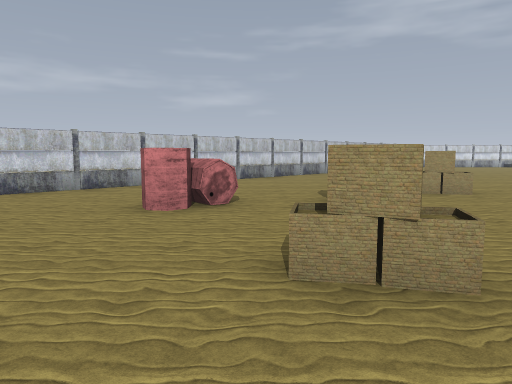
View 1 (above)

24 first-person views from a walk through a 3-D level made in the Godot game engine. The camera is 1.5 m above the floor, tilts 6° down and sees 70° across. The floor is counted in squares, 2 m on a side. Each view is taken from the middle of a square. On the plan, view 1 faces up. The plan holds only what a view shows up to about 11 squares ahead; the rest is blank. The place goes on beyond the plan. Flat picture figures and markers are left out. Some surface patterns are stand-ins.

View 2
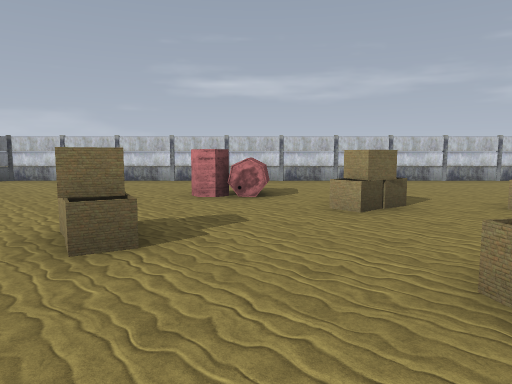

View 3
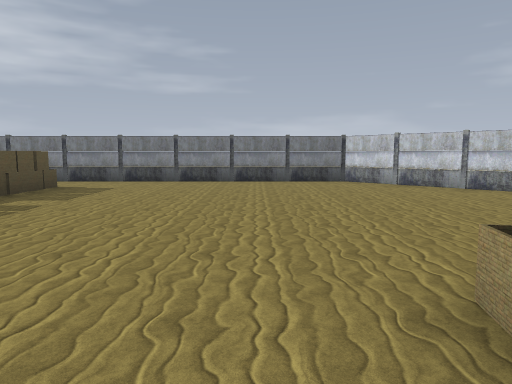

View 4
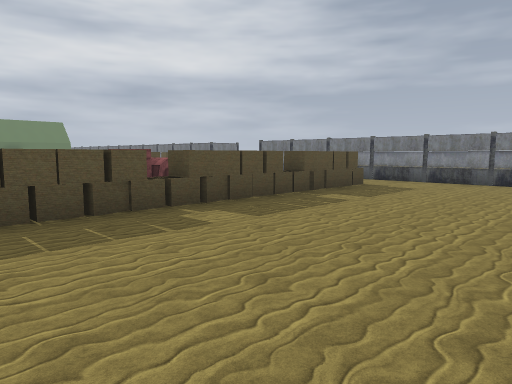

View 5
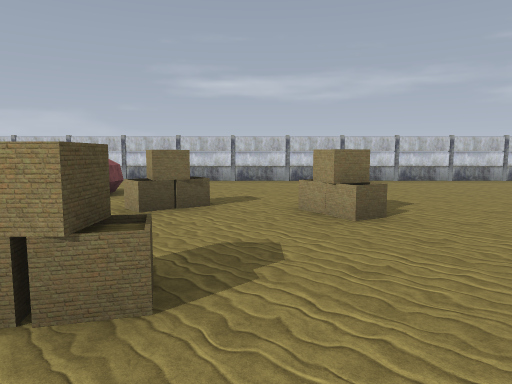

View 6
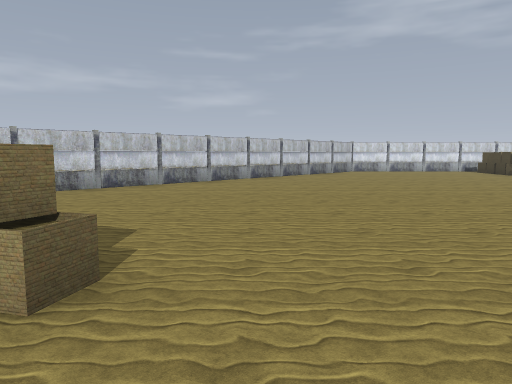

View 7
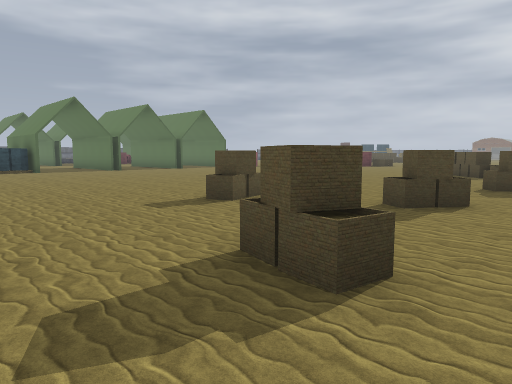

View 8
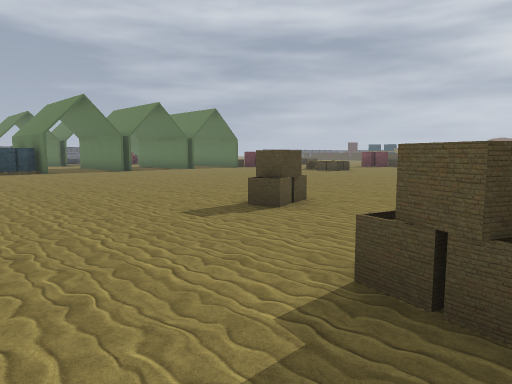

View 9
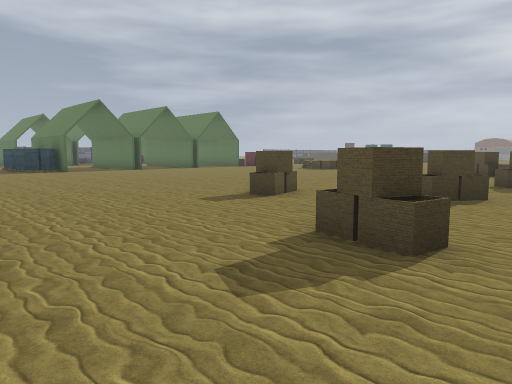

View 10
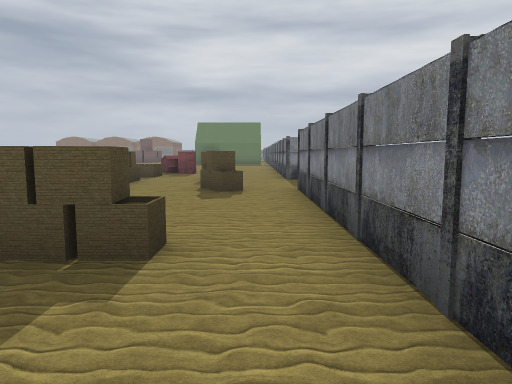

View 11
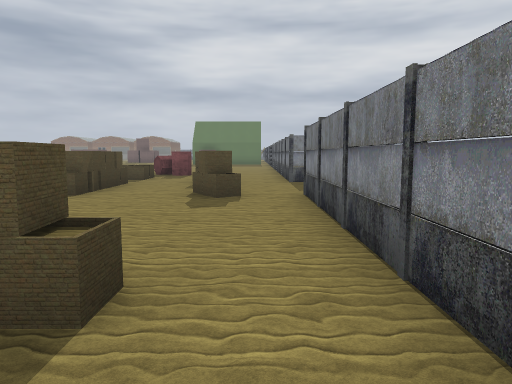

View 12
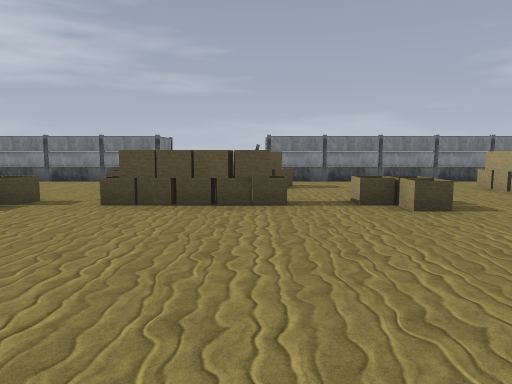

View 13
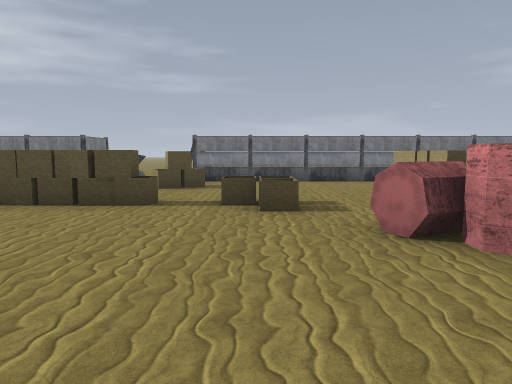

View 14
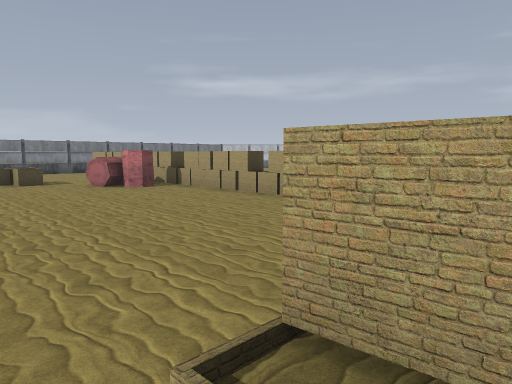

View 15
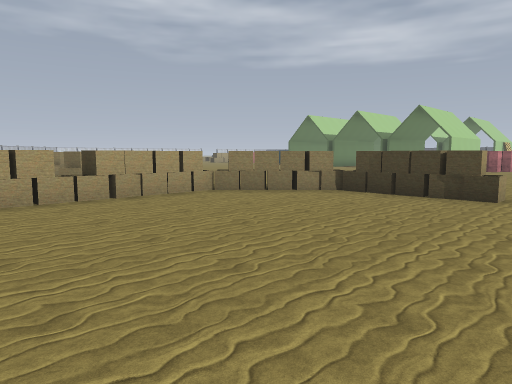

View 16
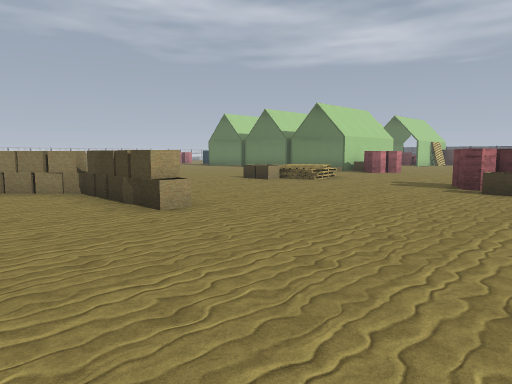

View 17
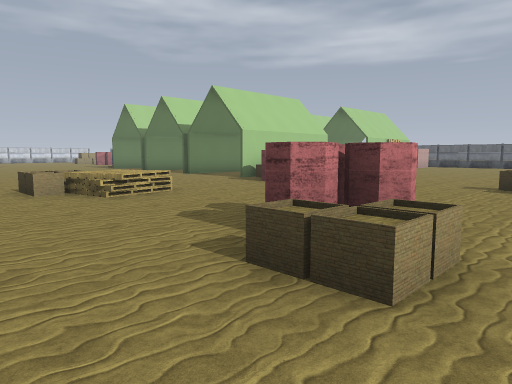

View 18
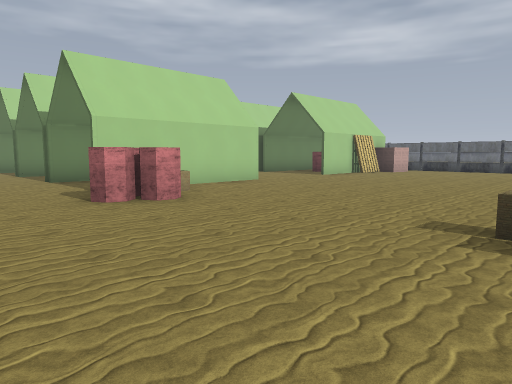

View 19
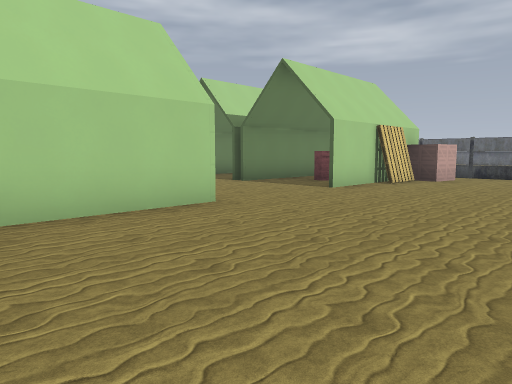

View 20
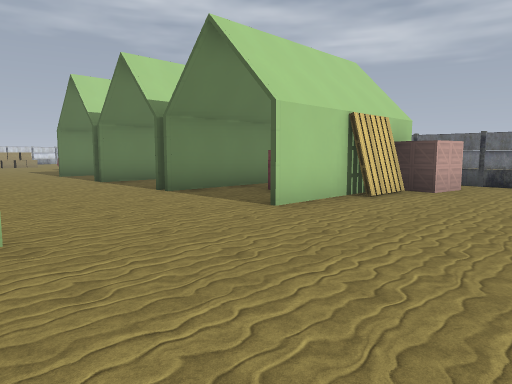

View 21
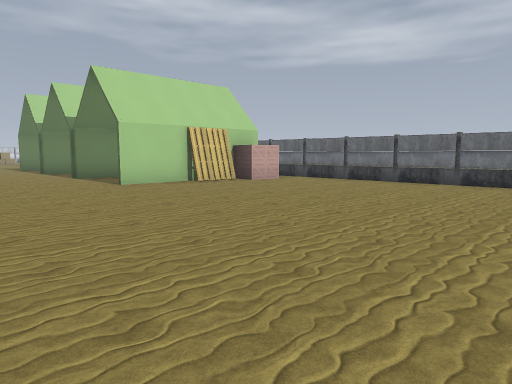

View 22
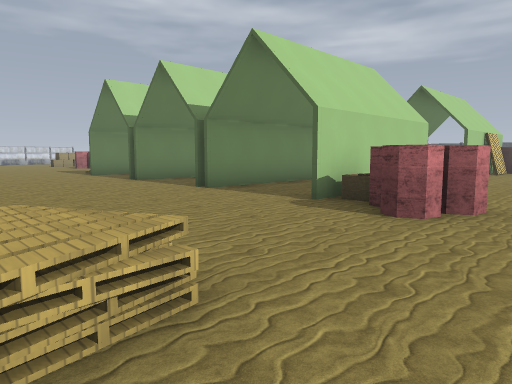

View 23
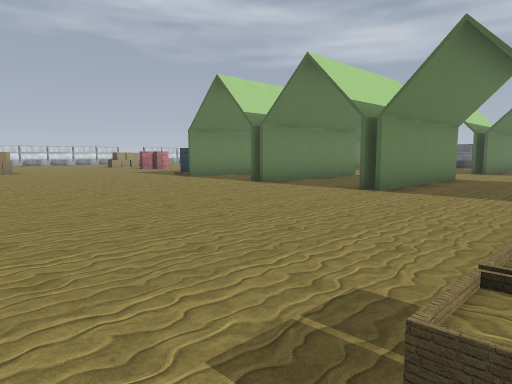

View 24
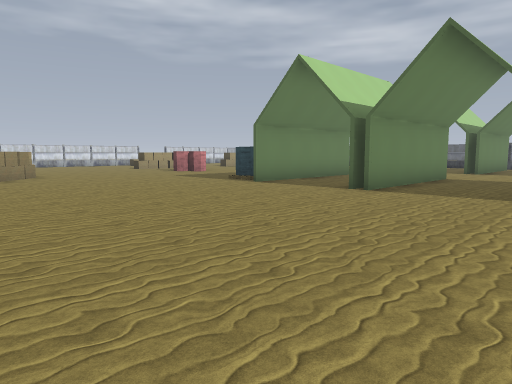

### Floor plan
Points are (right, up) in squares from view 1. A wall is a line through its corners. A room is listed if a view was taken in it or the views show most of it. See-through windows are left out.
Room 1 (views 1, 2, 3, 4, 5, 6, 7, 8, 9, 10, 11, 12, 13, 14, 15, 16, 17, 18, 19, 20, 21, 22, 23, 24)
walls: (18.5, -1.3) (17.9, -1.3); (18.4, 2) (17.9, 2); (6.8, -5.4) (6.5, -5.7); (6.5, -5.8) (4.6, -4) (-2, -4); (18.5, 4.9) (17.9, 4.9); (7.1, -8.4) (6.6, -8.4); (6.5, -8.7) (6.5, -5.7); (22.6, -1.6) (17.9, -1.6) (17.9, -1.1); (22.6, 1.6) (17.9, 1.6) (17.9, 2.1); (1.7, -3.5) (1.8, -4); (14, 10.7) (13.1, 9.7); (22.6, -4.5) (17.9, -4.5); (27.5, 1.6) (25.9, 1.6) (25.9, 2.1); (27.5, -4.5) (25.9, -4.5); (-3.9, -3.4) (-3.8, -4) (-6.3, -4); (3.3, 14.5) (-7.9, 3.4) (-7.9, -8.8); (28.9, -1.6) (25.9, -1.6) (25.9, -1.1); (-3.2, -8.5) (-3.2, -11.2); (-3.8, -8.8) (-3.2, -8.8); (-3.8, -9.3) (-3.2, -9.4); (-5.9, -4.1) (-6, -3.4); (-3.3, -10.4) (-3.2, -11.1); (-6.3, -3.5) (1.2, -3.5); (-3.8, -11.2) (-3.8, -8.5); (31.5, -11.4) (31.5, -5.2); (-8.4, -11.6) (-7.9, -11.6) (-7.9, -13.5)
low walls: (12.8, -4.7) (11.8, -4.7); (12.2, -5.2) (11.8, -5.2); (12.4, -5.8) (11.7, -5.8) (11.7, -4.6); (6.5, -5.7) (5.9, -5.3); (18.3, -5.2) (18.3, -4.8); (3.3, -3.9) (2.6, -4); (6.6, -8.4) (6.4, -7.6); (7, -8.7) (6.5, -8.7); (6.5, -8.4) (6.5, -8.8); (2.3, -3.5) (1.7, -3.5); (0.6, -3.9) (-0.2, -4); (12.7, -12.2) (12.7, -11.7) (11.6, -11.7); (12.8, -12.3) (11.7, -12.3) (11.7, -11.5); (12.2, -12.4) (12.2, -11.5); (-0.2, -3.6) (0.4, -3.4); (-1.3, -3.9) (-1.8, -4); (-1.9, -3.5) (-1.4, -3.5); (-2.7, -6.4) (-2.7, -6.9) (-3.8, -6.9); (-3.2, -6.4) (-3.2, -7.5) (-3.8, -7.5); (-3.7, -6.4) (-3.7, -7.5); (-4.7, -3.5) (-3.9, -3.4); (-3.4, -9.1) (-3.3, -9.6); (-3.8, -8.5) (-3.2, -8.5); (-3.7, -9.6) (-3.8, -9.3); (-3.8, -9.6) (-3.2, -9.6); (-6.2, -4.1) (-5.9, -4.1); (-6.3, -4) (-6.3, -3.5); (-3.8, -12.9) (-3.8, -12.4) (-3.2, -12.4); (-3.9, -13) (-3, -13)
objects: other object (-6, -12) to (-6, -11); box (-6, -9) to (-6, -8); barrel (-2, -6) to (-1, -5); barrel (-1, 5) to (-1, 6); box (0, 2) to (1, 2); box (1, 5) to (2, 6); box (3, 0) to (4, 0); box (3, 7) to (4, 7); box (4, 3) to (4, 4); box (7, 4) to (7, 5); barrel (12, -11) to (14, -10); pallet (13, -7) to (14, -6); barrel (17, -7) to (18, -6); other object (19, 5); pallet (28, -5); barrel (28, -4) to (29, -3); box (29, -5) to (30, -5)

Where each view was taken, in squares from view 1:
view 1: 0 up, 0 right, facing up
view 2: 1 up, 4 right, facing up-left
view 3: 1 up, 2 right, facing left
view 4: 1 up, 2 right, facing down-left
view 5: 3 up, 6 right, facing up-left
view 6: 5 up, 5 right, facing up
view 7: 9 up, 2 right, facing down-right
view 8: 9 up, 3 right, facing down-right
view 9: 10 up, 2 right, facing down-right
view 10: 1 down, 7 left, facing down
view 11: 2 down, 7 left, facing down
view 12: 9 down, 2 right, facing left
view 13: 7 down, 2 right, facing left
view 14: 9 down, 7 right, facing up-left
view 15: 10 down, 0 right, facing up-right
view 16: 13 down, 4 right, facing up-right
view 17: 13 down, 10 right, facing up-right
view 18: 12 down, 15 right, facing up-right
view 19: 9 down, 19 right, facing up-right
view 20: 8 down, 22 right, facing up-right
view 21: 13 down, 22 right, facing up-right
view 22: 8 down, 13 right, facing up-right
view 23: 5 down, 11 right, facing up-right
view 24: 2 down, 11 right, facing up-right
